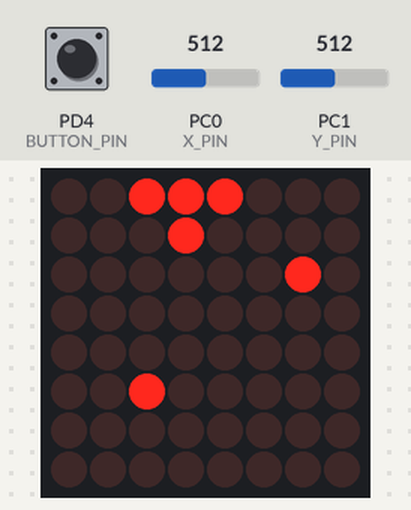
The program below on a simulated ATmega328P, built with avr-gcc and emulated at 16 MHz (the files do not name the chip). Parts: 8×8 LED matrix. Wiring (inferred from the names in the program): MAX7219 LED driver (orientation assumed): CS PB2. The test bench sets the inputs (shaded band); at power-on: PC1 (Y_PIN) = 512, PC0 (X_PIN) = 512, PD4 (BUTTON_PIN) HIGH. Random numbers use the default seed unless the program sets one.

Above: at 1.8 s.
1.9 s: PC1 (Y_PIN) set to 240
At 1.96 s:
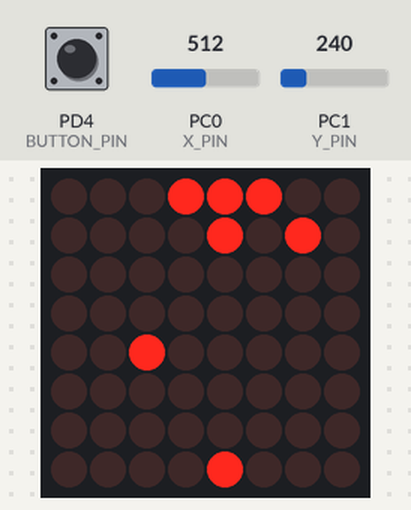
At 3.4 s:
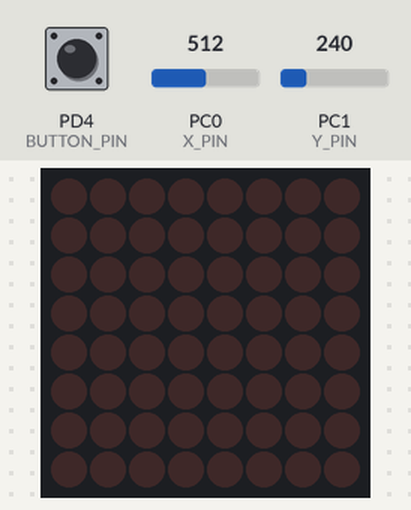
Timing chart, 0 to 4.9 s (numbered marks = the images above; inputs shaded):
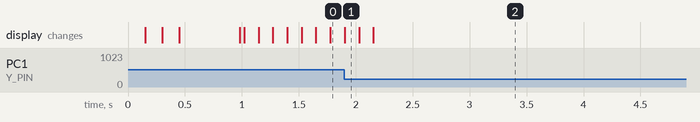

The program:

main.c
```c
#define F_CPU 16000000UL

#include <avr/io.h>
#include <stdint.h>
#include "src/delay.h"
#include "src/max7219.h"
#include "src/spi.h"
#include "src/ky023.h"
#include "src/Engine.h"
#include "src/SpaceGame.h"
#include "src/Game.h"
#include "src/Vector2.h"

//Fire Switch on PORTD4
#define BUTTON_PIN PORTD4
//Joystick analog on PORTC
#define X_PIN PORTC0
#define Y_PIN PORTC1

//LED MATRIX on PORTB
#define DIN_PIN PORTB3
#define CS_PIN PORTB2
#define CLK_PIN PORTB5

const bool showStartupSequence = true;
const float deltaTime= 100;
int activeGameIndex = 0;
unsigned long timeOld;


KY023 ky023;
Engine engine={
	.buttonPin = BUTTON_PIN,
	.xPin = X_PIN,
	.yPin = Y_PIN,
	.dinPin = DIN_PIN,
	.csPin = CS_PIN,
	.clkPin = CLK_PIN,
	.deltaTime = 0.0,
	.time = 0,
	.inputX = 0.0,
	.inputY = 0.0,
	.buttonState = false
	};
SpaceGame game;


void handleGames(float deltaTime);
void startupSequence();
void setup();
void loop();

int main(void){
	setup();
	while(1){
		loop();
	}
}


void setup() {
	SPI_Init();
	MAX7219_Init();
	ky023.switchPin=BUTTON_PIN;
	ky023.xPin=X_PIN;
	ky023.yPin=Y_PIN;
	ky023_init(&ky023);
	SpaceGame_Init(&game);
	Engine_Init(&engine);

	if (showStartupSequence) {
		startupSequence(&engine);
	}
}


void loop() {
	Engine_ClearScreen(&engine);
	SpaceGame_UpdateLoop(&game,&engine,&ky023);
	Engine_UpdateLoop(&engine,&ky023,deltaTime);
	Engine_DrawToDisplay(&engine);
	delay_ms(250);
}


void startupSequence(Engine* engine) {
	uint8_t x = 0b10101010;
	for (int y = 0; y < 8; y++) {
		engine->rowsDisplayA[y]=(0xFF ^x);
		x=~x;
	}
	Engine_DrawToDisplay(engine);
	delay_ms(300);
	Engine_ClearScreen(engine);
	delay_ms(300);
	for (int y = 0; y < 8; y++) {
		for (int x = 0; x < 8; x++) {
			if (x <= y) {
				Engine_SetPixel(engine,x, y);
			}
			else break;
		}
	}
	Engine_DrawToDisplay(engine);
	delay_ms(300);

	for (int y = 0; y < 8; y++) {
		for (int x = 0; x < 8; x++) {
				Engine_SetPixel(engine,x, y);
		}
	}
	Engine_DrawToDisplay(engine);
	delay_ms(700);

	for (int i = 0; i < 8; i++) {
		for (int x = 0; x < 8; x++) {
			for (int y = 0; y < 8; y++) {
				if ((x + (8 - y) <= i || 8 - x + y <= i)) {
					Engine_SetPixelToValue(engine,x, y, false);
				}
			}
		}
		Engine_DrawToDisplay(engine);
		delay_ms(50);
	}
	delay_ms(30);
}
```

Engine.c
```c
#include <stdint.h>
#include <avr/io.h>
#include "delay.h"
#include "max7219.h"
#include "spi.h"
#include "ky023.h"
#include "Engine.h"
#include "SpaceGame.h"
#include "Game.h"
#include "Vector2.h"


//Fire Switch on PORTD4
#define BUTTON_PIN PORTD4
//Joystick analog on PORTC
#define X_PIN PORTC0
#define Y_PIN PORTC1

//LED MATRIX on PORTB
#define DIN_PIN PORTB3
#define CS_PIN PORTB2
#define CLK_PIN PORTB5


void Engine_Init(Engine* engine) {
	DDRD &= ~(1 << BUTTON_PIN);  // Set BUTTON_PIN as input

	Engine_ClearScreen(engine);
	engine->time = 0;
}

void Engine_UpdateLoop(Engine* engine,const KY023* ky023, float deltaTime) {
	engine->deltaTime = deltaTime;
	engine->time += deltaTime;

	// Button input:
	engine->buttonState = (PIND & (1 << BUTTON_PIN)) >> BUTTON_PIN;
	//engine->buttonDown = engine->buttonState == 1;
	//engine->buttonDownThisFrame = engine->buttonDown && engine->buttonState != engine->buttonStateOld;
	//engine->buttonUpThisFrame = engine->buttonState == 0 && engine->buttonStateOld == 1;
	/*
	if (engine->buttonDownThisFrame) {
		engine->buttonDownDuration = 0;
	}
	if (engine->buttonDown) {
		engine->buttonDownDuration += deltaTime;
	}
	*/

	// Get analog stick input:
	//const float inputThreshold = 0.1;
	engine->inputX = ky023_readXAxis(ky023);
	engine->inputY = ky023_readYAxis(ky023);

	/*
	// Print input values (assuming you have a serial interface configured)
	printf("X: %.2f Y: %.2f\n", engine->inputX, engine->inputY);

	if (abs(engine->inputX) < inputThreshold) {
		engine->inputX = 0;
	}
	if (abs(engine->inputY) < inputThreshold) {
		engine->inputY = 0;
	}
	*/
}


void Engine_ClearScreen(Engine* engine) {
	for (int i = 0; i < 8; i++) {
		engine->rowsDisplayA[i] = 0;
		engine->rowsDisplayB[i] = 0;
	}
	Engine_DrawToDisplay(engine);
}

void Engine_DrawToDisplay(Engine* engine) {
	MAX7219_DisplayPattern(engine->rowsDisplayA);
}


void Engine_SetPixel(Engine* engine, int x, int y) {
	Engine_SetPixelToValue(engine, x, y, 1);
}

void Engine_SetPixelToValue(Engine* engine, int x, int y, bool on) {
	if (x >= 8 || x < 0 || y >= 8 || y < 0) {
		return;
	}

	if (on) {
		engine->rowsDisplayA[x] |= 1 << y;
		} else {
		engine->rowsDisplayA[x] &= ~(1 << y);
	}
	return;
}
```

Engine.h
```c
#include <stdbool.h>
#include "ky023.h"
#ifndef ENGINE_H
#define ENGINE_H

//Fire Switch on PORTD4
#define BUTTON_PIN PORTD4
//Joystick analog on PORTC
#define X_PIN PORTC0
#define Y_PIN PORTC1

//LED MATRIX on PORTB
#define DIN_PIN PORTB3
#define CS_PIN PORTB2
#define CLK_PIN PORTB5

typedef struct {
	// Input pins:
	const int buttonPin;
	const int xPin;
	const int yPin;

	// Display pins:
	const int dinPin;
	const int csPin;
	const int clkPin;

	// Display values:
	//1st display
	unsigned char rowsDisplayA[8];
	//2nd display
	unsigned char rowsDisplayB[8];

	//Engine and Game Update Times:
	float deltaTime;
	unsigned long time;

	// Player input info:
	int8_t inputX;
	int8_t inputY;
	bool buttonState;

	//bool buttonDown;
	//bool buttonUpThisFrame;
	//bool buttonDownThisFrame;
	//float buttonDownDuration;

} Engine;

void Engine_Init(Engine* engine);
void Engine_DrawToDisplay(Engine* engine);
void Engine_UpdateLoop(Engine* engine,const KY023* ky023, float deltaTime);
void Engine_ClearScreen(Engine* engine);
void Engine_SetPixelToValue(Engine* engine, int x, int y, bool on);
void Engine_SetPixel(Engine* engine, int x, int y);

#endif /* ENGINE_H */
```

Game.h
```c
#ifndef GAME_H
#define GAME_H

#include "Engine.h"

typedef struct {
	void (*Engine_UpdateLoop)(Engine* engine);
} Game;

#endif /* GAME_H */
```

SpaceGame.c
```c
#include <stdint.h>
#include <stdio.h >
#include <avr/io.h>
#include <stdbool.h>
#include <math.h>
#include <stdlib.h>
#include "delay.h"
#include "max7219.h"
#include "spi.h"
#include "ky023.h"
#include "Engine.h"
#include "SpaceGame.h"
#include "Game.h"
#include "Vector2.h"

void SpaceGame_Init(SpaceGame* game) {
	game->playerPos.x = 1;
	game->playerPos.y = 4;
	game->timeToNextEnemySpawn = 1;
	game->numEnemies = 0;
	game->numBullets = 0;
	game->elapsedTime = 0;
	game->gameOver = false;
	game->lastShootTime = 0;
	game->numEnemiesDestroyed = 0;
	game->scoreDisplayAmount = -5;

}

void SpaceGame_UpdateLoop(SpaceGame* game, Engine* engine, KY023* ky023){


	if (game->gameOver) {
		game->scoreDisplayAmount += engine->deltaTime * 10;
		for (int i = 0; i < game->numEnemiesDestroyed && i <game->scoreDisplayAmount; i++) {
			int x = i % 8;
			int y = i / 8;
			Engine_SetPixel(engine, x, y);
		}
		return;
	}
	game->elapsedTime += engine->deltaTime;

	// Move player on y axis
	engine->inputY=ky023_readYAxis(ky023);
	if(engine->inputY==2)engine->inputY=-1;

	game->playerPos.y +=engine->inputY;
	if(game->playerPos.y<=0)game->playerPos.y=7;
	else if(game->playerPos.y>7)game->playerPos.y=0;

	// Move player on x axis
	/*
	engine->inputX=ky023_readXAxis(ky023);
	if(engine->inputX==2)engine->inputX=-1;

	game->playerPos.x+=engine->inputX;
	if(game->playerPos.x<=0)game->playerPos.x=7;
	else if(game->playerPos.x>7)game->playerPos.x=0;
	*/

	// Draw player
	uint8_t playerCoordX = game->playerPos.x;
	uint8_t playerCoordY = game->playerPos.y;
	Engine_SetPixel(engine, playerCoordX, playerCoordY);
	Engine_SetPixel(engine, playerCoordX - 1, playerCoordY);
	Engine_SetPixel(engine, playerCoordX - 1, playerCoordY - 1);
	Engine_SetPixel(engine, playerCoordX - 1, playerCoordY + 1);

	// Shoot
	if (!engine->buttonState) {
		game->bullets[game->numBullets].x = game->playerPos.x + 1;
		game->bullets[game->numBullets].y = game->playerPos.y;
		game->numBullets++;
	}

	// Update and draw bullets
	for (int i = game->numBullets - 1; i >= 0; i--) {
		Engine_SetPixel(engine, (int)game->bullets[i].x, (int)game->bullets[i].y);
		game->bullets[i].x += 1;

		bool destroyBullet = game->bullets[i].x >= 8;

		// Check for collision with enemies
		for (int j = game->numEnemies - 1; j >= 0; j--) {
			if (game->bullets[i].x >= game->enemies[j].x && (int)game->bullets[i].y == (int)game->enemies[j].y) {
				destroyBullet = true;
				// Destroy enemy (put end enemy into current slot to keep active enemies in front)
				game->numEnemies--;
				game->enemies[j].x = game->enemies[game->numEnemies].x;
				game->enemies[j].y = game->enemies[game->numEnemies].y;
				game->numEnemiesDestroyed++;
				break;
			}
		}

		// bullet off screen, recycle
		if (destroyBullet) {
			game->numBullets--;
			// put end bullet into current slot to keep 'alive' bullets in front
			game->bullets[i].x = game->bullets[game->numBullets].x;
			game->bullets[i].y = game->bullets[game->numBullets].y;
		}
	}

	// Handle enemy spawning
	game->timeToNextEnemySpawn +=1 ;
	if (game->timeToNextEnemySpawn ==3 ) {
		game->timeToNextEnemySpawn=0;
		game->enemies[game->numEnemies].x = 7;
		game->enemies[game->numEnemies].y = (rand() % (0 - 7 + 1)) + 0;;
		game->numEnemies++;
	}

	// Update and draw enemies
	for (int i = game->numEnemies - 1; i >= 0; i--) {
		Engine_SetPixel(engine, (int)game->enemies[i].x, (int)game->enemies[i].y);

		// Player - enemy collision check
		int enemyCoordX = (int)game->enemies[i].x;
		int enemyCoordY = (int)game->enemies[i].y;
		bool collision = enemyCoordX == playerCoordX && enemyCoordY == playerCoordY;
		collision |= enemyCoordX == playerCoordX - 1 && enemyCoordY == playerCoordY - 1;
		collision |= enemyCoordX == playerCoordX - 1 && enemyCoordY == playerCoordY + 1;
		if (collision) {
			game->gameOver = true;
			break;
		}

		// Move
		game->enemies[i].x -= 1;

		// enemy off screen, recycle
		if (game->enemies[i].x < 0) {
			game->numEnemies--;
			// put end enemy into current slot to keep active enemies in front
			game->enemies[i].x = game->enemies[game->numEnemies].x;
			game->enemies[i].y = game->enemies[game->numEnemies].y;
		}
	}

}
```

SpaceGame.h
```c
#ifndef SPACE_GAME_H
#define SPACE_GAME_H

#include "Vector2.h"
#include "Game.h"
#include "Engine.h"
#include <stdbool.h>

typedef struct {
	Game base;

	// Difficulty settings:
	const float enemySpeed;
	const float spawnDelayStart;
	const float spawnDelayEnd;
	const float difficultyDuration;
	const float delayBetweenShots;
	const float playerSpeed;

	Vector2 playerPos;
	Vector2 bullets[16];
	Vector2 enemies[32];

	int numEnemies;
	int numBullets;
	int numEnemiesDestroyed;
	float timeToNextEnemySpawn;
	float scoreDisplayAmount;
	float lastShootTime;
	float elapsedTime;
	bool gameOver;
} SpaceGame;

void SpaceGame_Init(SpaceGame* game);
void SpaceGame_UpdateLoop(SpaceGame* game, Engine* engine, KY023* ky023);
#endif /* SPACE_GAME_H */
```

Vector2.h
```c
#ifndef VECTOR2_H
#define VECTOR2_H

typedef struct {
	uint8_t x;
	uint8_t y;
} Vector2;

#endif /* VECTOR2_H */
```

delay.c
```c
/*
 * delay.c
 *
 * Created: 5/20/2023 11:02:38 PM
 *  Author: A
 */
#include <avr/io.h>
#include "delay.h"

void delay_ms(unsigned int milliseconds) {
	unsigned int i, j;

	for (i = 0; i < milliseconds; i++) {
		for (j = 0; j < 1600; j++) {
			asm volatile("nop"); // Perform a no-operation instruction
		}
	}
}
```

delay.h
```c
/*
 * delay.h
 *
 * Created: 5/20/2023 8:15:13 PM
 *  Author: A
 */


#ifndef DELAY_H
#define DELAY_H

extern void delay_ms(unsigned int milliseconds);

#endif // DELAY_H
```

ky023.c
```c
#include "ky023.h"
#include "delay.h"
#include "max7219.h"
#include "spi.h"
#include "ky023.h"
#include "Engine.h"
#include "SpaceGame.h"
#include "Game.h"
#include "Vector2.h"

void ky023_init(KY023* ky023) {
	// Configure the switch pin as input
	DDRD &= ~(1 << ky023->switchPin);
	PORTD |= (1 << ky023->switchPin); // Enable internal pull-up resistor

	// Initialize the ADC
	ADMUX = (1 << REFS0); // Reference voltage AVcc with external capacitor at AREF pin
	ADMUX &=~(1<<ADLAR);
	ADCSRA = (1 << ADEN) | (1 << ADPS2) | (1 << ADPS1) | (1<<ADPS0); // Enable ADC with prescaler = 128
}

uint16_t ky023_readXAxis(const KY023* ky023) {
	ADMUX = (ADMUX & 0xF0) | ky023->xPin; // Select the X-axis pin
	ADCSRA |= (1 << ADSC); // Start the conversion
	while (ADCSRA & (1 << ADSC)) {;} // Wait for the conversion to complete

	//tune the value
	if(ADC>=775) return 1;
	else if(ADC<=250) return 2;
	else if(ADC>250 || ADC<775)return 0;
	return 0; //
}

uint16_t ky023_readYAxis(const KY023* ky023) {
	ADMUX = (ADMUX & 0xF0) | ky023->yPin; // Select the Y-axis pin
	ADCSRA |= (1 << ADSC); // Start the conversion
	while (ADCSRA & (1 << ADSC)) {;} // Wait for the conversion to complete

	//tune the value
	if(ADC>=775) return 1;
	else if(ADC<=250) return 2;
	else if(ADC>250 || ADC<775)return 0;
	return 0; //
}

uint8_t ky023_readSwitch(const KY023* ky023) {
	return !(PIND & (1 << ky023->switchPin)); // Invert the value because the switch is active low
}
```

ky023.h
```c
#ifndef KY023_H
#define KY023_H

#include <avr/io.h>

typedef struct {
    uint8_t xPin;
    uint8_t yPin;
    uint8_t switchPin;
} KY023;

/**
 * @brief Initializes the KY-023 joystick module.
 * Configures the ADC and sets the switch pin as input with a pull-up resistor enabled.
 * @param ky023 Pointer to the KY023 struct representing the KY-023 joystick module.
 */
void ky023_init(KY023* ky023);

/**
 * @brief Reads the X-axis value from the KY-023 joystick module.
 * @param ky023 Pointer to the KY023 struct representing the KY-023 joystick module.
 * @return The converted X-axis value.
 */
uint16_t ky023_readXAxis(const KY023* ky023);

/**
 * @brief Reads the Y-axis value from the KY-023 joystick module.
 * @param ky023 Pointer to the KY023 struct representing the KY-023 joystick module.
 * @return The converted Y-axis value.
 */
uint16_t ky023_readYAxis(const KY023* ky023);

/**
 * @brief Reads the state of the switch from the KY-023 joystick module.
 * @param ky023 Pointer to the KY023 struct representing the KY-023 joystick module.
 * @return The state of the switch (1 if pressed, 0 if not pressed).
 */
uint8_t ky023_readSwitch(const KY023* ky023);

#endif
```

max7219.c
```c
#include "max7219.h"
#include <avr/io.h>
#include "spi.h"
#include "delay.h"
#include "spi.h"
#include "ky023.h"
#include "Engine.h"
#include "SpaceGame.h"
#include "Game.h"
#include "Vector2.h"

// Pin definitions
#define MAX7219_CS_PORT   PORTB
#define MAX7219_CS_PIN    PORTB2

// Constants for MAX7219 registers
#define MAX7219_NOOP      0x00
#define MAX7219_DIGIT0    0x01
#define MAX7219_DIGIT1    0x02
#define MAX7219_DIGIT2    0x03
#define MAX7219_DIGIT3    0x04
#define MAX7219_DIGIT4    0x05
#define MAX7219_DIGIT5    0x06
#define MAX7219_DIGIT6    0x07
#define MAX7219_DIGIT7    0x08
#define MAX7219_DECODE    0x09
#define MAX7219_INTENSITY 0x0A
#define MAX7219_SCANLIMIT 0x0B
#define MAX7219_SHUTDOWN  0x0C
#define MAX7219_DISPLAYTEST 0x0F

void MAX7219_Init() {
	MAX7219_Send(MAX7219_SHUTDOWN, 0x01);      // Enable display (wakeup from shutdown)
	MAX7219_Send(MAX7219_SCANLIMIT, 0x07);     // Scan limit: 8 digits
	MAX7219_Send(MAX7219_DECODE, 0x00);        // No BCD decoding
	MAX7219_Send(MAX7219_DISPLAYTEST, 0x00);   // Display test off
	MAX7219_Send(MAX7219_INTENSITY, 0x0F);     // Maximum intensity
	MAX7219_Clear();                           // Clear display
}

void MAX7219_SetRow(uint8_t row, uint8_t data) {
	if (row >= 1 && row <= 8) {
		MAX7219_Send(row, data);
	}
}

void MAX7219_Clear() {
	for (uint8_t row = 1; row <= 8; row++) {
		MAX7219_SetRow(row, 0x00);
	}
}

void MAX7219_DisplayPattern(uint8_t pattern[8]) {
	for (uint8_t row = 1; row <= 8; row++) {
		MAX7219_SetRow(row, pattern[row - 1]);
	}
}

void MAX7219_Send(uint8_t address, uint8_t data) {
	MAX7219_CS_PORT &= ~(1 << MAX7219_CS_PIN);  // Pull CS low

	// Send address and data
	SPI_Transmit(address);
	SPI_Transmit(data);

	MAX7219_CS_PORT |= (1 << MAX7219_CS_PIN);  // Pull CS high
}
```

max7219.h
```c
#ifndef MAX7219_H
#define MAX7219_H

#include <stdint.h>

void MAX7219_Init();
void MAX7219_SetRow(uint8_t row, uint8_t data);
void MAX7219_Clear();
void MAX7219_DisplayPattern(uint8_t pattern[8]);
void MAX7219_Send(uint8_t address, uint8_t data);

#endif
```

spi.c
```c
/*
 * spi.c
 *
 * Created: 5/20/2023 1:17:24 AM
 *  Author: A
 */

#include "spi.h"
#include <avr/io.h>

#define DIN_PIN PORTB3
#define CS_PIN PORTB2
#define CLK_PIN PORTB5

void SPI_Init() {
	// Set MOSI(DIN), SCK(CLK), and SS/CS pins as outputs
	DDRB |= (1 << CS_PIN) | (1 << DIN_PIN) | (1 << CLK_PIN);

	// Enable SPI, set as master, and clock rate prescaler fck/16
	SPCR = (1 << SPE) | (1 << MSTR) | (1 << SPR0);
}

void SPI_Transmit(uint8_t data) {
	// Start transmission
	SPDR = data;

	// Wait for transmission complete
	while (!(SPSR & (1 << SPIF)))
	;
}
```

spi.h
```c
/*
 * spi.h
 *
 * Created: 5/20/2023 1:16:58 AM
 *  Author: A
 */


#ifndef SPI_H_
#define SPI_H_


#include <stdint.h>

void SPI_Init();
void SPI_Transmit(uint8_t data);


#endif /* SPI_H_ */
```
